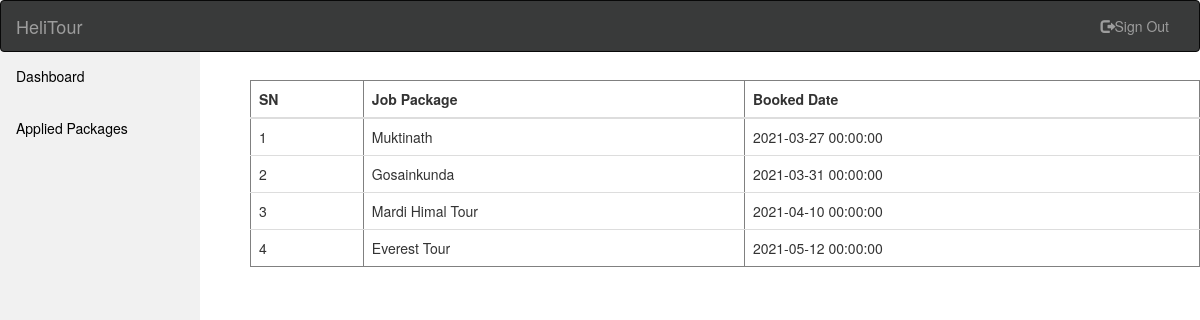
The app's page /applied_package.php (signed in) with its own data.
### tables this page shows
CREATE TABLE `booking` (
  `booking_id` int(11) NOT NULL,
  `booking_type` tinyint(1) NOT NULL,
  `date` datetime NOT NULL,
  `user_id` int(11) NOT NULL,
  `current_location` varchar(100) NOT NULL,
  `package_id` int(11) NOT NULL
);

CREATE TABLE `package` (
  `package_id` int(11) NOT NULL,
  `package_name` varchar(100) NOT NULL,
  `price` double NOT NULL,
  `quantity` int(11) NOT NULL,
  `image` varchar(50) NOT NULL,
  `description` text NOT NULL
);

### applied_package.php (the view, shortened to what this page needs)
<?php include_once('user_dash.php');
$email = "";
if(!isset($_SESSION['user_email'])){
header('location:login.php');
} else {
  $email = $_SESSION['user_email'];
}
?>
<div class="main">
<table border="1px" class="table">
            <thead>
              <tr>
                <th>SN</th>
                <th>Job Package</th>
                <th>Booked Date</th>
              </tr>
            </thead>
            <tbody>
              <?php
              $count = 0;
            include('connection/db.php');
            $sql = "SELECT user_id from user where user_email = '$email'";
            $res = mysqli_query($conn,$sql);
            $user = mysqli_fetch_array($res);
              $id=$user['user_id'];
            $query=mysqli_query($conn,"SELECT booking.booking_id,booking.package_id,package.package_id,package.package_name,booking.date
             from booking inner join package on package.package_id=booking.package_id where user_id=$id");
            if($query) {
            while($row=mysqli_fetch_array($query)){
              ?>
            <tr>
              <td><?php echo ++$count; ?></td>
              <td><?php echo $row['package_name']?></td>
              <td><?php echo $row['date']?></td>
            </tr>
            <?php }
            } else {
              echo "<h2> No any booked package </h2>";
            }
                      ?>
            </tbody>
            </table>
          </div>

### css/dashboard.css (style rules this page uses)
.main { margin-left: 250px; padding-top: 80px; }

### records on screen
booking: package.package_name "Muktinath", date "2021-03-27 00:00:00"
booking: package.package_name "Gosainkunda", date "2021-03-31 00:00:00"
booking: package.package_name "Mardi Himal Tour", date "2021-04-10 00:00:00"
booking: package.package_name "Everest Tour", date "2021-05-12 00:00:00"
